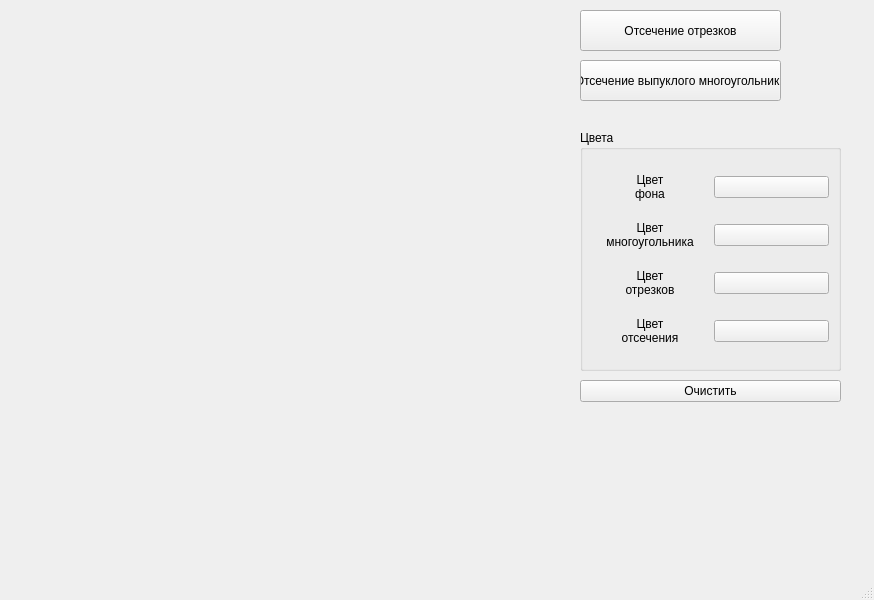
<?xml version="1.0" encoding="UTF-8"?>
<ui version="4.0">
 <class>MainWindow</class>
 <widget class="QMainWindow" name="MainWindow">
  <property name="geometry">
   <rect>
    <x>0</x>
    <y>0</y>
    <width>874</width>
    <height>600</height>
   </rect>
  </property>
  <property name="windowTitle">
   <string>MainWindow</string>
  </property>
  <widget class="QWidget" name="centralwidget">
   <widget class="QPushButton" name="pushButton">
    <property name="geometry">
     <rect>
      <x>580</x>
      <y>10</y>
      <width>201</width>
      <height>41</height>
     </rect>
    </property>
    <property name="text">
     <string>Отсечение отрезков</string>
    </property>
   </widget>
   <widget class="QPushButton" name="pushButton_2">
    <property name="geometry">
     <rect>
      <x>580</x>
      <y>60</y>
      <width>201</width>
      <height>41</height>
     </rect>
    </property>
    <property name="text">
     <string>Отсечение выпуклого многоугольника</string>
    </property>
   </widget>
   <widget class="QGroupBox" name="groupBox_2">
    <property name="geometry">
     <rect>
      <x>580</x>
      <y>130</y>
      <width>261</width>
      <height>241</height>
     </rect>
    </property>
    <property name="minimumSize">
     <size>
      <width>200</width>
      <height>0</height>
     </size>
    </property>
    <property name="title">
     <string>Цвета</string>
    </property>
    <layout class="QGridLayout" name="gridLayout_3">
     <item row="3" column="0">
      <widget class="QLabel" name="label_7">
       <property name="text">
        <string>Цвет
отсечения</string>
       </property>
       <property name="alignment">
        <set>Qt::AlignCenter</set>
       </property>
      </widget>
     </item>
     <item row="0" column="0">
      <widget class="QLabel" name="label_5">
       <property name="text">
        <string>Цвет
фона</string>
       </property>
       <property name="alignment">
        <set>Qt::AlignCenter</set>
       </property>
      </widget>
     </item>
     <item row="3" column="1">
      <widget class="QPushButton" name="btnClipColor">
       <property name="text">
        <string/>
       </property>
      </widget>
     </item>
     <item row="0" column="1">
      <widget class="QPushButton" name="btnBackgroundColor">
       <property name="text">
        <string/>
       </property>
      </widget>
     </item>
     <item row="2" column="0">
      <widget class="QLabel" name="label_6">
       <property name="text">
        <string>Цвет
отрезков</string>
       </property>
       <property name="alignment">
        <set>Qt::AlignCenter</set>
       </property>
      </widget>
     </item>
     <item row="2" column="1">
      <widget class="QPushButton" name="btnEdgeColor">
       <property name="text">
        <string/>
       </property>
      </widget>
     </item>
     <item row="1" column="0">
      <widget class="QLabel" name="label_8">
       <property name="text">
        <string>Цвет
многоугольника</string>
       </property>
       <property name="alignment">
        <set>Qt::AlignCenter</set>
       </property>
      </widget>
     </item>
     <item row="1" column="1">
      <widget class="QPushButton" name="btnFigureColor">
       <property name="text">
        <string/>
       </property>
      </widget>
     </item>
    </layout>
   </widget>
   <widget class="QPushButton" name="btnClear">
    <property name="geometry">
     <rect>
      <x>580</x>
      <y>380</y>
      <width>261</width>
      <height>22</height>
     </rect>
    </property>
    <property name="text">
     <string>Очистить</string>
    </property>
   </widget>
  </widget>
  <widget class="QMenuBar" name="menubar">
   <property name="geometry">
    <rect>
     <x>0</x>
     <y>0</y>
     <width>874</width>
     <height>21</height>
    </rect>
   </property>
  </widget>
  <widget class="QStatusBar" name="statusbar"/>
 </widget>
 <resources/>
 <connections/>
</ui>
